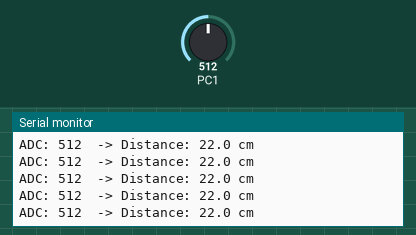
Recording of a program running on a simulated ATmega328P, built with avr-gcc and emulated at 16 MHz (the files do not name the chip). Shown: the last lines printed to the serial monitor. The test bench sets the inputs (shaded band); at power-on: PC1 = 512.

Above: at 1.2 s.
1.3 s: PC1 set to 835
At 1.6 s:
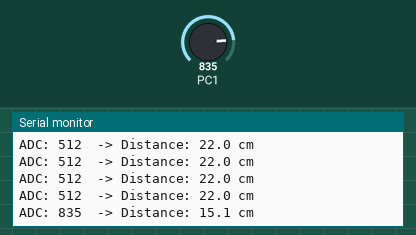
2.8 s: PC1 set to 860
At 2.99 s:
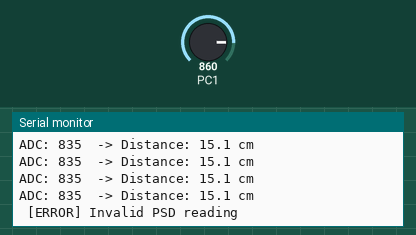
16.7 s: PC1 set to 149
At 16.77 s:
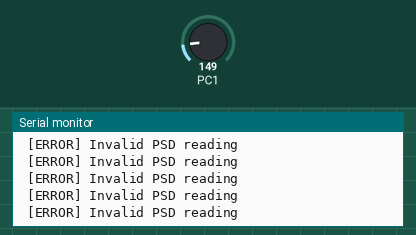
18.2 s: PC1 set to 134
At 18.4 s:
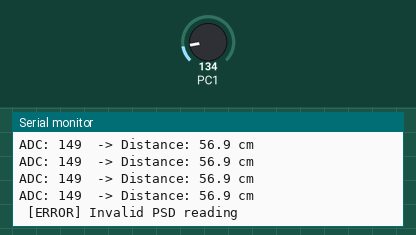
Timing chart, 0 to 20.7 s (numbered marks = the images above; inputs shaded):
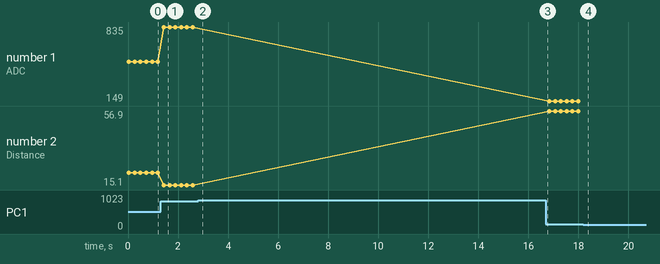

The program:

main.c
```c
#define F_CPU 16000000UL

#include <avr/io.h>
#include <util/delay.h>
#include <stdio.h>
#include <stdlib.h>
#include <math.h>

#define BAUD_RATE          9600
#define MEASURE_PERIOD_MS  200

#define PSD_ADC_CHANNEL    1

#define DIST_COEF_A        2670.4f
//adc값을 실제 거리로 바꾸기 위함
#define DIST_COEF_B        -0.769f

#define DIST_MIN_CM        15.0f
#define DIST_MAX_CM        60.0f
#define ADC_MIN_VALID      100
#define ADC_MAX_VALID      900

void UART0_init(unsigned long baud)//uart초기화
{
    unsigned int ubrr = (F_CPU / 16 / baud) - 1;

    UBRR0H = (unsigned char)(ubrr >> 8);//9600으로 계싼
    UBRR0L = (unsigned char)(ubrr);

    UCSR0B = (1 << RXEN0) | (1 << TXEN0);
    UCSR0C = (1 << UCSZ01) | (1 << UCSZ00);
}

void UART0_transmit(unsigned char data)//문자열보내기
{
    while (!(UCSR0A & (1 << UDRE0)));
    UDR0 = data;
}

void UART0_print(const char *str)
{
    while (*str)
    {
        UART0_transmit(*str++);
    }
}

void ADC_init(void)
{
    ADMUX  = (1 << REFS0);
    ADCSRA = (1 << ADEN) | (1 << ADPS2) | (1 << ADPS1) | (1 << ADPS0);
}

unsigned int ADC_read(unsigned char channel)//기준전압 설정 유지하면서 adc채녈만 바꾸기
{
    ADMUX = (ADMUX & 0xE0) | (channel & 0x1F);

    ADCSRA |= (1 << ADSC);
    while (ADCSRA & (1 << ADSC));

    return ADC;
}

float ADC_to_distance_cm(unsigned int adc_value)//adc값 거리로 바꾸기
{
    if (adc_value < ADC_MIN_VALID || adc_value > ADC_MAX_VALID)
    {
        return -1.0f;
    }

    float distance = DIST_COEF_A * powf((float)adc_value, DIST_COEF_B);

    if (distance < DIST_MIN_CM || distance > DIST_MAX_CM)
    {
        return -1.0f;
    }

    return distance;
}

int main(void)
{
    char buf[64];
    unsigned int adc_val;
    float distance_cm;

    UART0_init(BAUD_RATE);
    ADC_init();

    UART0_print("PSD Distance Measurement Start  \r\n");

    while (1)
    {
        adc_val = ADC_read(PSD_ADC_CHANNEL);
        distance_cm = ADC_to_distance_cm(adc_val);

        if (distance_cm < 0.0f)
        {
            sprintf(buf, " [ERROR] Invalid PSD reading\r\n", adc_val);// 예외처리
        }
        else
        {
            int whole = (int)distance_cm;
            int frac  = (int)((distance_cm - whole) * 10.0f);
            if (frac < 0) frac = -frac;

            sprintf(buf, "ADC:%4u  -> Distance: %d.%d cm\r\n", adc_val, whole, frac);
        }

        UART0_print(buf);

        _delay_ms(MEASURE_PERIOD_MS);
    }

    return 0;
}
```

Measured:
- the behaviour switches between 844 and 845 on PC1 (found by bisection; images 1 and 2)
- after the input at 1.3 s, the serial monitor: prints a new line after 0.13 s (image 1)
- after the input at 2.8 s, the serial monitor: prints a new line at once (image 2)
- plotted number 1: 512 → 835 after the input at 1.3 s, 835 → 149 after the input at 16.7 s
- plotted number 2: 22 → 15.1 after the input at 1.3 s, 15.1 → 56.9 after the input at 16.7 s
